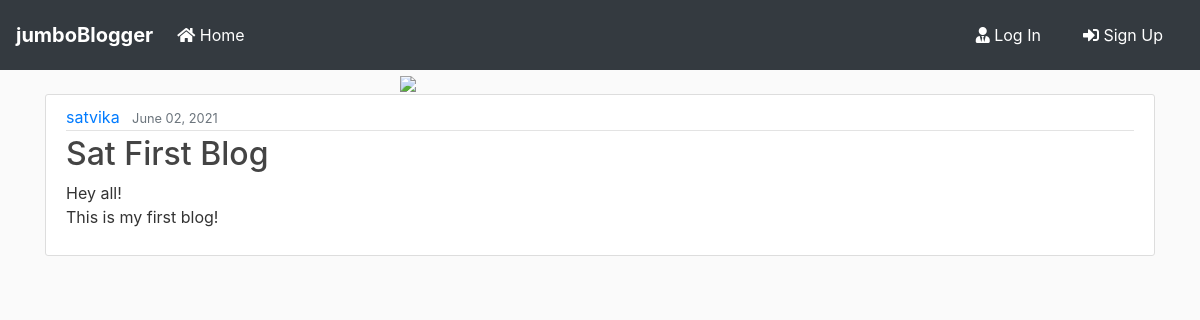
The app's page /post/1/ with its own data.
### jumboBlogger/models.py (models this page shows, shortened)
class Post(models.Model):
    title = models.CharField(max_length=100)
    content = models.TextField()
    date_posted = models.DateTimeField(default=timezone.now)
    author = models.ForeignKey(User, on_delete=models.CASCADE)

### jumboBlogger/views.py (the view)
# urls.py: path('post/<int:pk>/', PostDetailView.as_view(), name='post-detail'),  # url for showing details of a post
class PostDetailView(DetailView):
    model = Post
    template_name = 'post_detail.html'

### jumboBlogger/templates/post_detail.html (shortened to what this page needs)
{% extends "base.html" %}
{% block content %}
  <article class="media content-section">
    <div class="media-body">
      <div class="article-metadata">
        <a class="mr-2" href="{% url 'user-posts' object.author.username %}">{{ object.author }}</a>
        <small class="text-muted">{{ object.date_posted|date:"F d, Y" }}</small>
      </div>
      <h2 class="article-title">{{ object.title }}</h2>
      <p class="article-content">{{ object.content }}</p>
    </div>
  </article>
{% endblock content %}

### static/blog/main.css (style rules this page uses)
body { background: #fafafa; color: #333333; margin-top: 0; }
h1, h2, h3, h4, h5, h6 { color: #444444; }
.content-section { background: #ffffff; padding: 10px 20px; border: 1px solid #dddddd; border-radius: 3px; margin-bottom: 20px; }
.article-title { color: #444444; }
.article-content { white-space: pre-line; }
.article-metadata { padding-bottom: 1px; margin-bottom: 4px; border-bottom: 1px solid #e3e3e3 }

### static/blog/styles.css (style rules this page uses)
body { background: #fafafa; color: #333333; margin-top: 0; }
h1, h2, h3, h4, h5, h6 { color: #444444; }
.content-section { background: #ffffff; padding: 10px 20px; border: 1px solid #dddddd; border-radius: 3px; margin-bottom: 20px; }
.article-title { color: #444444; }
.article-content { white-space: pre-line; }
.article-metadata { padding-bottom: 1px; margin-bottom: 4px; border-bottom: 1px solid #e3e3e3 }

### records on screen
Post: author "satvika", date_posted "June 02, 2021", title "Sat First Blog", content "Hey all! This is my first blog!"
